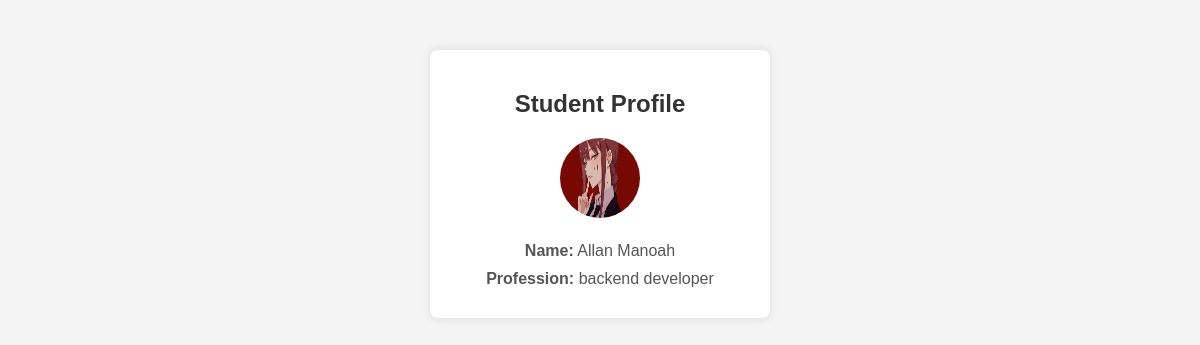
/admin/student_profile.php?id=23, run on the app's committed database.
### tables this page shows
CREATE TABLE `register_student` (
  `id` int(11) NOT NULL,
  `name` varchar(50) NOT NULL,
  `profession` varchar(255) NOT NULL,
  `email` varchar(255) NOT NULL,
  `password` varchar(255) NOT NULL,
  `image_path` varchar(255) NOT NULL
);

### admin/student_profile.php (the view, shortened to what this page needs)
<!DOCTYPE html>
<html lang="en">
<head>
</head>
<body>
    <?php
    include 'connect_db.php';
    if (isset($_GET['id']) && is_numeric($_GET['id'])) {
        $studentId = $_GET['id'];
        $selectSql = "SELECT * FROM register_student WHERE id = $studentId";
        $result = $conn->query($selectSql);
        if ($result->num_rows > 0) {
            $row = $result->fetch_assoc();
            $name = $row['name'];
            $profession = $row['profession'];
            $imagePath = $row['image_path'];
            echo '<div>';
            echo '<h2>Student Profile</h2>';
            echo '<img src="' . $imagePath . '" alt="' . $name . '">';
            echo '<p><strong>Name:</strong> ' . $name . '</p>';
            echo '<p><strong>Profession:</strong> ' . $profession . '</p>';
            echo '</div>';
        } else {
            echo "Student not found.";
        }
    } else {
        echo "Invalid student ID.";
    }
    ?>
</body>
</html>

### admin/student_profile.php (style rules this page uses)
body { font-family: 'Arial', sans-serif; background-color: #f4f4f4; text-align: center; margin: 50px; }
h2 { color: #333; }
div { background-color: #fff; border-radius: 8px; box-shadow: 0 0 10px rgba(0, 0, 0, 0.1); padding: 20px; margin: 20px auto; max-width: 300px; }
img { width: 80px; height: 80px; border-radius: 50%; margin-bottom: 10px; }
p { color: #555; margin: 10px 0; }

### data on the page
register_student: image_path (picture), name "Allan Manoah", profession "backend developer"
